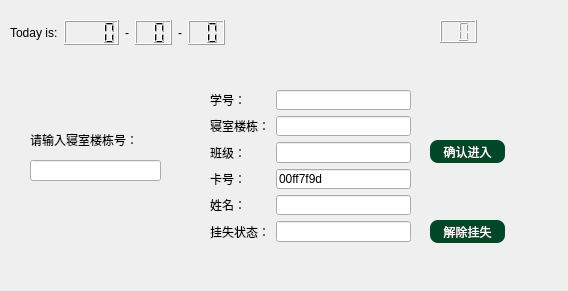
<?xml version="1.0" encoding="UTF-8"?>
<ui version="4.0">
 <class>widget</class>
 <widget class="QWidget" name="widget">
  <property name="geometry">
   <rect>
    <x>0</x>
    <y>0</y>
    <width>568</width>
    <height>291</height>
   </rect>
  </property>
  <widget class="QWidget" name="layoutWidget">
   <property name="geometry">
    <rect>
     <x>10</x>
     <y>20</y>
     <width>273</width>
     <height>25</height>
    </rect>
   </property>
   <layout class="QHBoxLayout" name="horizontalLayout">
    <item>
     <widget class="QLabel" name="label">
      <property name="text">
       <string>Today is:</string>
      </property>
     </widget>
    </item>
    <item>
     <widget class="QLCDNumber" name="yearNumber">
      <property name="numDigits">
       <number>4</number>
      </property>
     </widget>
    </item>
    <item>
     <widget class="QLabel" name="label_2">
      <property name="text">
       <string>-</string>
      </property>
     </widget>
    </item>
    <item>
     <widget class="QLCDNumber" name="monthNumber">
      <property name="numDigits">
       <number>2</number>
      </property>
     </widget>
    </item>
    <item>
     <widget class="QLabel" name="label_3">
      <property name="text">
       <string>-</string>
      </property>
     </widget>
    </item>
    <item>
     <widget class="QLCDNumber" name="dayNumber">
      <property name="numDigits">
       <number>2</number>
      </property>
     </widget>
    </item>
    <item>
     <spacer name="horizontalSpacer">
      <property name="orientation">
       <enum>Qt::Horizontal</enum>
      </property>
      <property name="sizeHint" stdset="0">
       <size>
        <width>40</width>
        <height>20</height>
       </size>
      </property>
     </spacer>
    </item>
   </layout>
  </widget>
  <widget class="QWidget" name="layoutWidget">
   <property name="geometry">
    <rect>
     <x>210</x>
     <y>90</y>
     <width>201</width>
     <height>152</height>
    </rect>
   </property>
   <layout class="QFormLayout" name="formLayout">
    <item row="3" column="0">
     <widget class="QLabel" name="label_4">
      <property name="text">
       <string>卡号：</string>
      </property>
     </widget>
    </item>
    <item row="3" column="1">
     <widget class="QLineEdit" name="cardIdEdit">
      <property name="text">
       <string>00ff7f9d</string>
      </property>
     </widget>
    </item>
    <item row="4" column="0">
     <widget class="QLabel" name="label_5">
      <property name="text">
       <string>姓名：</string>
      </property>
     </widget>
    </item>
    <item row="4" column="1">
     <widget class="QLineEdit" name="nameEdit"/>
    </item>
    <item row="2" column="0">
     <widget class="QLabel" name="classLabel">
      <property name="text">
       <string>班级：</string>
      </property>
     </widget>
    </item>
    <item row="2" column="1">
     <widget class="QLineEdit" name="classesEdit"/>
    </item>
    <item row="1" column="0">
     <widget class="QLabel" name="dormitoryLabel">
      <property name="text">
       <string>寝室楼栋：</string>
      </property>
     </widget>
    </item>
    <item row="1" column="1">
     <widget class="QLineEdit" name="dormitoryEdit"/>
    </item>
    <item row="0" column="0">
     <widget class="QLabel" name="studentIDLabel">
      <property name="text">
       <string>学号：</string>
      </property>
     </widget>
    </item>
    <item row="0" column="1">
     <widget class="QLineEdit" name="studentidEdit"/>
    </item>
    <item row="5" column="1">
     <widget class="QLineEdit" name="stateEdit"/>
    </item>
    <item row="5" column="0">
     <widget class="QLabel" name="label_7">
      <property name="text">
       <string>挂失状态：</string>
      </property>
     </widget>
    </item>
   </layout>
  </widget>
  <widget class="QPushButton" name="updateButton">
   <property name="geometry">
    <rect>
     <x>430</x>
     <y>140</y>
     <width>75</width>
     <height>23</height>
    </rect>
   </property>
   <property name="styleSheet">
    <string notr="true">QPushButton{
font-family:heiti;
	font: 75 10pt &quot;黑体&quot;;
height:20px;
width:60px;
color:white;
background-color:rgb(1, 70, 39);
border-radius:8px;
}</string>
   </property>
   <property name="text">
    <string>确认进入</string>
   </property>
  </widget>
  <widget class="RotateNumberLabel" name="hourLabel">
   <property name="geometry">
    <rect>
     <x>332</x>
     <y>10</y>
     <width>48</width>
     <height>45</height>
    </rect>
   </property>
   <property name="minimumSize">
    <size>
     <width>48</width>
     <height>45</height>
    </size>
   </property>
  </widget>
  <widget class="RotateNumberLabel" name="minuteLabel">
   <property name="geometry">
    <rect>
     <x>386</x>
     <y>10</y>
     <width>48</width>
     <height>45</height>
    </rect>
   </property>
   <property name="minimumSize">
    <size>
     <width>48</width>
     <height>45</height>
    </size>
   </property>
  </widget>
  <widget class="QLCDNumber" name="secondNumber">
   <property name="geometry">
    <rect>
     <x>440</x>
     <y>20</y>
     <width>37</width>
     <height>23</height>
    </rect>
   </property>
   <property name="maximumSize">
    <size>
     <width>16777215</width>
     <height>24</height>
    </size>
   </property>
   <property name="numDigits">
    <number>2</number>
   </property>
  </widget>
  <widget class="QLabel" name="label_6">
   <property name="geometry">
    <rect>
     <x>30</x>
     <y>130</y>
     <width>141</width>
     <height>20</height>
    </rect>
   </property>
   <property name="styleSheet">
    <string notr="true">font: 12pt &quot;黑体&quot;;</string>
   </property>
   <property name="text">
    <string>请输入寝室楼栋号：</string>
   </property>
  </widget>
  <widget class="QLineEdit" name="ifdomitoryEdit">
   <property name="geometry">
    <rect>
     <x>30</x>
     <y>160</y>
     <width>131</width>
     <height>21</height>
    </rect>
   </property>
  </widget>
  <widget class="QPushButton" name="jieguaBtn">
   <property name="geometry">
    <rect>
     <x>430</x>
     <y>220</y>
     <width>75</width>
     <height>23</height>
    </rect>
   </property>
   <property name="styleSheet">
    <string notr="true">QPushButton{
font-family:heiti;
	font: 75 10pt &quot;黑体&quot;;
height:20px;
width:60px;
color:white;
background-color:rgb(1, 70, 39);
border-radius:8px;
}</string>
   </property>
   <property name="text">
    <string>解除挂失</string>
   </property>
  </widget>
 </widget>
 <customwidgets>
  <customwidget>
   <class>RotateNumberLabel</class>
   <extends>QLabel</extends>
   <header>rotatenumberlabel.h</header>
  </customwidget>
 </customwidgets>
 <resources/>
 <connections/>
</ui>
